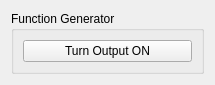
<?xml version="1.0" encoding="UTF-8"?>
<ui version="4.0">
 <class>Form</class>
 <widget class="QWidget" name="Form">
  <property name="geometry">
   <rect>
    <x>0</x>
    <y>0</y>
    <width>215</width>
    <height>74</height>
   </rect>
  </property>
  <property name="windowTitle">
   <string>Form</string>
  </property>
  <layout class="QHBoxLayout" name="horizontalLayout">
   <item>
    <widget class="QGroupBox" name="groupBox_2">
     <property name="title">
      <string>Function Generator</string>
     </property>
     <layout class="QVBoxLayout" name="verticalLayout_2">
      <item>
       <widget class="QPushButton" name="turnOutputOn_pushButton">
        <property name="text">
         <string>Turn Output ON</string>
        </property>
       </widget>
      </item>
     </layout>
    </widget>
   </item>
  </layout>
 </widget>
 <resources/>
 <connections/>
</ui>
